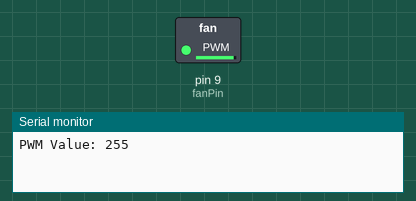
A sketch run on a simulated Arduino Uno, built with avr-gcc and run on an emulated ATmega328P. On the bench: switched loads named in the sketch (green lamp = pin HIGH), the last lines printed to the serial monitor.

Above: at 0.05 s.
At 10.0 s:
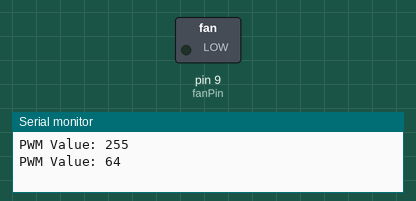
Timing chart, 0 to 13.0 s (numbered marks = the images above):
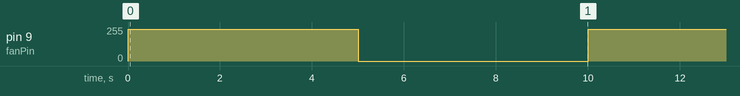

The sketch:

Fan_Control.ino
```cpp
const int fanPin = 9;  // PWM pin connected to the fan

void setup() {
  pinMode(fanPin, OUTPUT);
  Serial.begin(9600);  // Start serial communication for debugging
}

void loop() {
  // Test at full speed
  analogWrite(fanPin, 240);
  Serial.print("PWM Value: ");
  Serial.println(255);
  delay(5000);  // Run for 5 seconds
  // Test at quarter speed
  analogWrite(fanPin, 0);
  Serial.print("PWM Value: ");
  Serial.println(64);
  delay(5000);  // Run for 5 seconds
}
```

Measured:
- by itself, pin 9 (fanPin): alternates 240/255 for 5.0 s and 0/255 for 5.0 s
